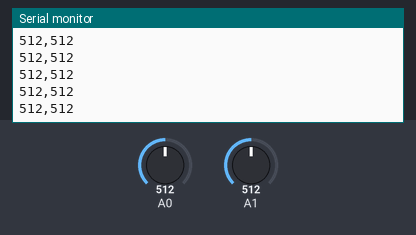
Simulated run of this sketch. Board: Arduino Uno, built with avr-gcc and run on an emulated ATmega328P. Shown: the last lines printed to the serial monitor. Inputs (shaded band) come from the test bench; at power-on: A0 = 512, A1 = 512.

Above: at 1.2 s.
1.3 s: A0 set to 716
At 2.3 s:
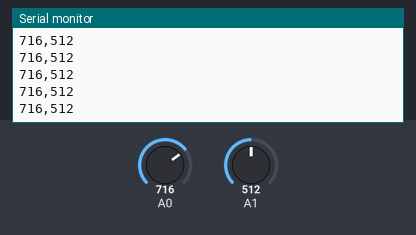
2.8 s: A1 set to 716
At 3.3 s:
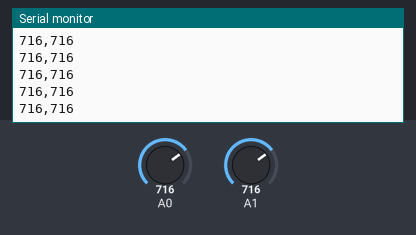
4.3 s: A0 set to 900
At 5.2 s:
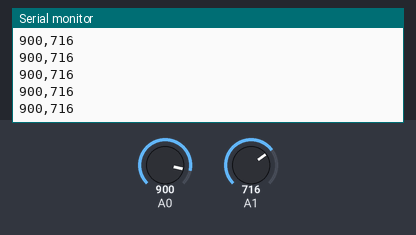
5.8 s: A1 set to 900
At 6.5 s:
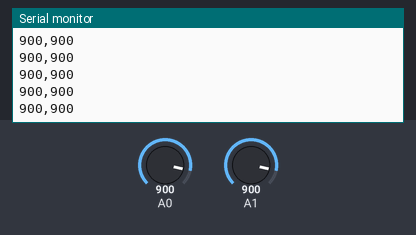
Timing chart, 0 to 8.3 s (numbered marks = the images above; inputs shaded):
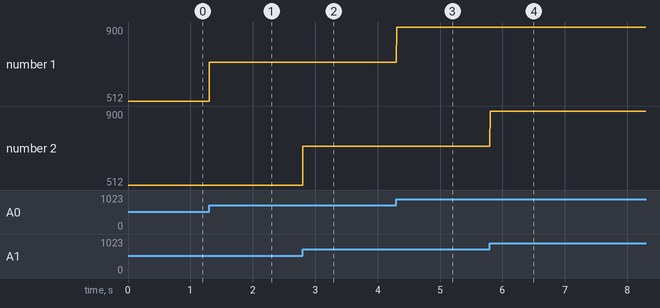

Measured:
- after the input at 1.3 s, the serial monitor: prints a new line at once (image 1)
- after the input at 2.8 s, the serial monitor: prints a new line at once (image 2)
- after the input at 4.3 s, the serial monitor: prints a new line at once (image 3)
- after the input at 5.8 s, the serial monitor: prints a new line at once (image 4)
- plotted number 1: 512 → 716 after the input at 1.3 s, 716 → 900 after the input at 4.3 s

The sketch:

Arduino_InitialRead.ino
```cpp
void setup() {
  Serial.begin(115200);  // Tasa de baudios de 115200
}

void loop() {
  int signal1 = analogRead(A0);  // Leer señal del canal A0
  int signal2 = analogRead(A1);  // Leer señal del canal A1

  // Enviar las dos señales separadas por una coma
  Serial.print(signal1);
  Serial.print(",");
  Serial.println(signal2);

  delay(4);  // Asegura un muestreo a aproximadamente 250Hz
}
```
